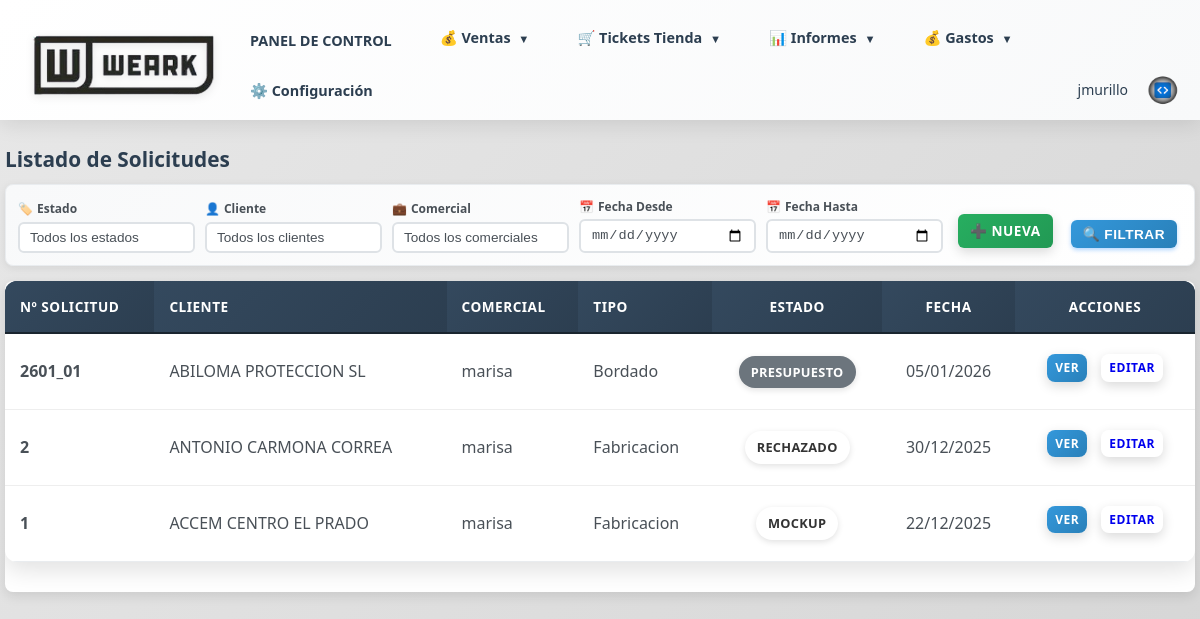
Page /solicitudes (signed in) on the earlier database version.
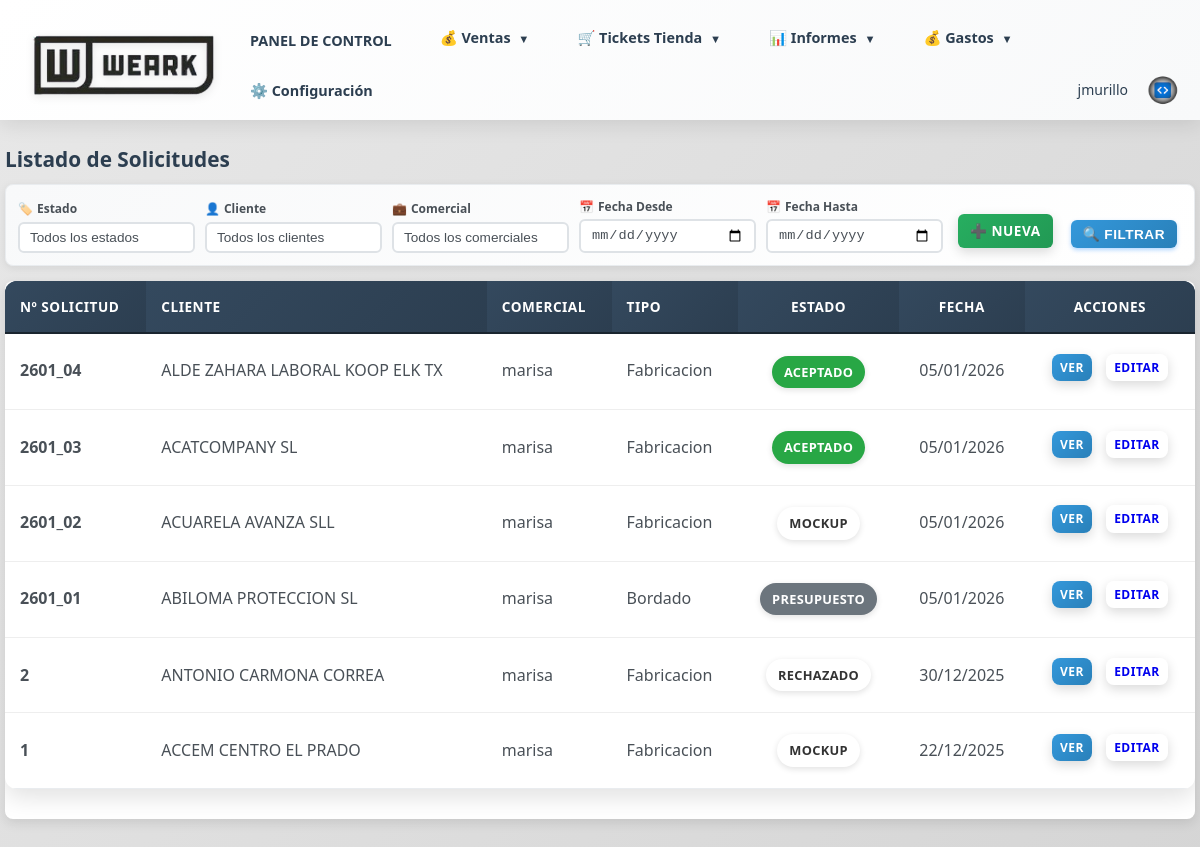
Same page on the later database version.
### models.py (models this page shows, shortened)
class Presupuesto(db.Model):
    __tablename__ = 'presupuestos'
    id = db.Column(db.Integer, primary_key=True)
    numero_solicitud = db.Column(db.String(10), unique=True, nullable=True)
    comercial_id = db.Column(db.Integer, db.ForeignKey('comerciales.id'), nullable=False)
    cliente_id = db.Column(db.Integer, db.ForeignKey('clientes.id'), nullable=False)
    tipo_pedido = db.Column(db.String(50), nullable=False)  # confeccion, bordado, serigrafia, sublimacion, varios
    estado = db.Column(db.String(50), nullable=False, default='presupuesto')  # presupuesto, rechazado, aceptado, mockup, en preparacion, revision y empaquetado, entregado al cliente
    subestado = db.Column(db.String(50), nullable=True)  # Para mockup: encargado a, REVISIÓN CLIENTE, CAMBIOS 1, CAMBIOS 2, RECHAZADO, aceptado. Para en preparacion: hacer marcada, imprimir, calandra, corte, confeccion, sublimacion, bordado
    fecha_limite_mockup = db.Column(db.Date, nullable=True)
    mockup_encargado_a_id = db.Column(db.Integer, db.ForeignKey('usuarios.id'), nullable=True)
    marcada_encargado_a_id = db.Column(db.Integer, db.ForeignKey('usuarios.id'), nullable=True)
    forma_pago = db.Column(db.Text)
    imagen_diseno = db.Column(db.String(255))
    imagen_portada = db.Column(db.String(255))  # Imagen de portada (primera página)
    imagen_adicional_1 = db.Column(db.String(255))  # Imagen adicional 1 (segunda página)
    descripcion_imagen_1 = db.Column(db.Text)  # Descripción de imagen adicional 1
    imagen_adicional_2 = db.Column(db.String(255))  # Imagen adicional 2 (segunda página)
    descripcion_imagen_2 = db.Column(db.Text)  # Descripción de imagen adicional 2
    imagen_adicional_3 = db.Column(db.String(255))  # Imagen adicional 3 (segunda página)
    descripcion_imagen_3 = db.Column(db.Text)  # Descripción de imagen adicional 3
    imagen_adicional_4 = db.Column(db.String(255))  # Imagen adicional 4 (segunda página)
    descripcion_imagen_4 = db.Column(db.Text)  # Descripción de imagen adicional 4
    imagen_adicional_5 = db.Column(db.String(255))  # Imagen adicional 5 (segunda página)
    descripcion_imagen_5 = db.Column(db.Text)  # Descripción de imagen adicional 5
    seguimiento = db.Column(db.Text)
    tipo_producto = db.Column(db.String(200), nullable=False)  # Tipo de producto
    colores_principales = db.Column(db.String(200), nullable=False)  # Colores principales
    colores_secundarios = db.Column(db.String(200), nullable=False)  # Colores secundarios
    ubicacion_logo = db.Column(db.String(200), nullable=False)  # Ubicación del logo
    referencias_web = db.Column(db.Text, nullable=False)  # Referencias web
    datos_adicionales = db.Column(db.Text, nullable=False)  # Datos/Info adicional
    fecha_presupuesto = db.Column(db.Date)  # Fecha cuando se marcó como presupuesto (usa fecha_creacion si no existe)
    fecha_aceptado = db.Column(db.Date)  # Fecha cuando se aceptó
    fecha_mockup = db.Column(db.Date)  # Fecha cuando entró en estado mockup
    fecha_en_preparacion = db.Column(db.Date)  # Fecha cuando se marcó como en preparación
    fecha_terminado = db.Column(db.Date)  # Fecha cuando se marcó como terminado
    fecha_entregado_cliente = db.Column(db.Date)  # Fecha cuando se entregó al cliente
    fecha_diseno = db.Column(db.Date)  # Deprecated
    fecha_diseno_finalizado = db.Column(db.Date)  # Deprecated
    fecha_todo_listo = db.Column(db.Date)  # Deprecated
    fecha_enviado = db.Column(db.Date)  # Deprecated
    fecha_rechazado = db.Column(db.Date)  # Deprecated
    fecha_aceptacion = db.Column(db.Date)  # Alias de fecha_aceptado para compatibilidad
    fecha_objetivo = db.Column(db.Date)  # Fecha objetivo de entrega (deprecated, usar fecha_objetivo_25 y fecha_objetivo_17)
    fecha_objetivo_25 = db.Column(db.Date)  # Fecha objetivo de 25 días hábiles desde aceptación del mockup
    fecha_objetivo_17 = db.Column(db.Date)  # Fecha objetivo de 17 días hábiles desde aceptación del mockup
    fecha_entrega_trabajo = db.Column(db.Date)
    fecha_envio_taller = db.Column(db.Date)
    fecha_entrega_bordados = db.Column(db.Date)
    fecha_entrega_cliente = db.Column(db.Date)
    fecha_pendiente_enviar = db.Column(db.Date)  # Deprecated: usar fecha_presupuesto
    fecha_envio = db.Column(db.Date)  # Deprecated: usar fecha_enviado
    fecha_respuesta = db.Column(db.Date)  # Deprecated: usar fecha_aceptado o fecha_rechazado
    fecha_creacion = db.Column(db.DateTime, default=datetime.utcnow)
    lineas = db.relationship('LineaPresupuesto', backref='presupuesto', lazy=True, cascade='all, delete-orphan')
    mockup_encargado_a = db.relationship('Usuario', foreign_keys=[mockup_encargado_a_id], backref='mockups_encargados')
    marcada_encargado_a = db.relationship('Usuario', foreign_keys=[marcada_encargado_a_id], backref='marcadas_encargadas')

class Cliente(db.Model, UserMixin):
    __tablename__ = 'clientes'
    id = db.Column(db.Integer, primary_key=True)
    nombre = db.Column(db.String(200), nullable=False)
    alias = db.Column(db.String(200))  # Alias o nombre alternativo
    nif = db.Column(db.String(20))  # NIF/CIF del cliente
    direccion = db.Column(db.Text)
    poblacion = db.Column(db.String(100))  # Población
    provincia = db.Column(db.String(100))  # Provincia
    codigo_postal = db.Column(db.String(10))  # Código Postal
    pais = db.Column(db.String(100), default='España')  # País
    telefono = db.Column(db.String(50))  # Teléfono fijo
    movil = db.Column(db.String(50))  # Teléfono móvil
    email = db.Column(db.String(100))  # Email general (mantener para compatibilidad)
    email_general = db.Column(db.String(100))  # Email general
    email_comunicaciones = db.Column(db.String(100))  # Email para avisos de estados
    categoria = db.Column(db.String(50))  # Categoría antigua (mantener para compatibilidad)
    categoria_id = db.Column(db.Integer, db.ForeignKey('categorias_cliente.id'), nullable=True)  # Nueva categoría desde tabla
    personas_contacto = db.Column(db.Text)  # Personas de contacto
    anotaciones = db.Column(db.Text)  # Anotaciones adicionales
    numero_cuenta = db.Column(db.String(29))  # Número de cuenta bancaria (24 dígitos con guiones: XXXX-XXXX-XXXX-XXXX-XXXX-XXXX)
    usuario_web = db.Column(db.String(80), unique=True, nullable=True)  # Usuario para acceso web
    password_hash = db.Column(db.String(255), nullable=True)  # Contraseña hash
    fecha_creacion = db.Column(db.DateTime, default=datetime.utcnow)
    fecha_alta = db.Column(db.Date)  # Fecha de alta del cliente
    ultimo_acceso = db.Column(db.DateTime)
    comercial_id = db.Column(db.Integer, db.ForeignKey('comerciales.id'), nullable=True)
    comercial = db.relationship('Comercial', backref='clientes_asignados', lazy=True)
    pedidos = db.relationship('Pedido', backref='cliente', lazy=True)
    presupuestos = db.relationship('Presupuesto', backref='cliente', lazy=True)
    direcciones_envio = db.relationship('DireccionEnvio', backref='cliente', lazy=True, cascade='all, delete-orphan')
    personas_contacto_list = db.relationship('PersonaContacto', backref='cliente', lazy=True, cascade='all, delete-orphan')

class Usuario(db.Model, UserMixin):
    __tablename__ = 'usuarios'
    id = db.Column(db.Integer, primary_key=True)
    usuario = db.Column(db.String(80), nullable=False, unique=True)
    password_hash = db.Column(db.String(255), nullable=False)
    correo = db.Column(db.String(100), nullable=False)
    telefono = db.Column(db.String(50))
    rol = db.Column(db.String(50), nullable=False)  # comercial, administracion, supervisor, usuario
    fecha_creacion = db.Column(db.DateTime, default=datetime.utcnow)
    ultimo_acceso = db.Column(db.DateTime)
    activo = db.Column(db.Boolean, default=True, nullable=False)
    def is_supervisor(self):
        return self.rol == 'supervisor'

### routes/solicitudes.py (the view)
@solicitudes_bp.route('/solicitudes')
@login_required
def listado_solicitudes():
    query = Presupuesto.query
    estado_filtro = request.args.get('estado', '')
    if estado_filtro:
        query = query.filter(Presupuesto.estado == estado_filtro)
    fecha_desde = request.args.get('fecha_desde', '')
    if fecha_desde:
        try:
            fecha_desde_obj = datetime.strptime(fecha_desde, '%Y-%m-%d').date()
            query = query.filter(Presupuesto.fecha_creacion >= datetime.combine(fecha_desde_obj, datetime.min.time()))
        except ValueError:
            pass
    fecha_hasta = request.args.get('fecha_hasta', '')
    if fecha_hasta:
        try:
            fecha_hasta_obj = datetime.strptime(fecha_hasta, '%Y-%m-%d').date()
            query = query.filter(Presupuesto.fecha_creacion <= datetime.combine(fecha_hasta_obj, datetime.max.time()))
        except ValueError:
            pass
    cliente_id = request.args.get('cliente_id', '')
    if cliente_id:
        try:
            query = query.filter(Presupuesto.cliente_id == int(cliente_id))
        except ValueError:
            pass
    comercial_id = request.args.get('comercial_id', '')
    if comercial_id:
        try:
            query = query.filter(Presupuesto.comercial_id == int(comercial_id))
        except ValueError:
            pass
    solicitudes = query.order_by(Presupuesto.fecha_creacion.desc()).all()
    clientes = Cliente.query.order_by(Cliente.nombre).all()
    comerciales = Comercial.query.join(Usuario).order_by(Usuario.usuario).all()
    return render_template('solicitudes/listado.html',
                         solicitudes=solicitudes,
                         estados=ESTADOS_SOLICITUD,
                         clientes=clientes,
                         comerciales=comerciales,
                         estado_filtro=estado_filtro,
                         fecha_desde=fecha_desde,
                         fecha_hasta=fecha_hasta,
                         cliente_id=cliente_id,
                         comercial_id=comercial_id)

### app.py (called while the page is built)
@login_manager.user_loader
def load_user(user_id):
    from models import Usuario, Cliente
    if user_id.startswith('cliente_'):
        cliente_id = int(user_id.replace('cliente_', ''))
        cliente = Cliente.query.get(cliente_id)
        if cliente and cliente.tiene_acceso_web():
            return cliente
        return None
    else:
        return Usuario.query.get(int(user_id))

### models.py (called while the page is built)
    @property
    def nombre(self):
        if self.usuario:
            return self.usuario.usuario
        return self._nombre or ''

### templates/solicitudes/listado.html (shortened to what the changed rows need)
{% extends "base.html" %}
{% block content %}
<h2 style="margin: 0 0 8px 0; padding-bottom: 0; font-size: 1.3rem;">Listado de Solicitudes</h2>
{% if solicitudes %}
<div class="table-container" style="background: white; border-radius: 8px; box-shadow: 0 4px 12px rgba(0,0,0,0.1); overflow: hidden; margin-bottom: 40px;">
    <table style="width: 100%; border-collapse: collapse;">
        <thead>
            <tr style="background: linear-gradient(135deg, #34495e 0%, #2c3e50 100%); border-bottom: 2px solid #1a252f;">
                <th style="padding: 15px; text-align: left; color: #ffffff; font-weight: 600;">Nº Solicitud</th>
                <th style="padding: 15px; text-align: left; color: #ffffff; font-weight: 600;">Cliente</th>
                <th style="padding: 15px; text-align: left; color: #ffffff; font-weight: 600;">Comercial</th>
                <th style="padding: 15px; text-align: left; color: #ffffff; font-weight: 600;">Tipo</th>
                <th style="padding: 15px; text-align: center; color: #ffffff; font-weight: 600;">Estado</th>
                <th style="padding: 15px; text-align: center; color: #ffffff; font-weight: 600;">Fecha</th>
                <th style="padding: 15px; text-align: center; color: #ffffff; font-weight: 600;">Acciones</th>
            </tr>
        </thead>
        <tbody>
            {% for solicitud in solicitudes %}
            <tr style="border-bottom: 1px solid #e9ecef; transition: background 0.2s;" onmouseover="this.style.background='#f8f9fa'" onmouseout="this.style.background='white'">
                <td style="padding: 15px; color: #495057; font-weight: 600;">{{ solicitud.numero_solicitud or solicitud.id }}</td>
                <td style="padding: 15px; color: #495057;">{{ solicitud.cliente.nombre if solicitud.cliente else 'N/A' }}</td>
                <td style="padding: 15px; color: #495057;">{{ solicitud.comercial.nombre if solicitud.comercial else 'N/A' }}</td>
                <td style="padding: 15px; color: #495057;">{{ solicitud.tipo_pedido|title }}</td>
                <td style="padding: 15px; text-align: center;">
                    <span class="badge badge-estado-{{ solicitud.estado|lower|replace(' ', '-') }}" style="padding: 6px 12px; border-radius: 20px; font-size: 0.8rem; font-weight: 600; display: inline-block;">
                        {{ solicitud.estado|title }}
                    </span>
                </td>
                <td style="padding: 15px; text-align: center; color: #495057;">{{ solicitud.fecha_creacion.strftime('%d/%m/%Y') if solicitud.fecha_creacion else 'N/A' }}</td>
                <td style="padding: 15px; text-align: center;">
                    <a href="{{ url_for('solicitudes.ver_solicitud', solicitud_id=solicitud.id) }}" class="btn btn-sm btn-primary" style="padding: 4px 8px; font-size: 0.75rem; margin-right: 5px;">Ver</a>
                    <a href="{{ url_for('solicitudes.editar_solicitud', solicitud_id=solicitud.id) }}" class="btn btn-sm btn-secondary" style="padding: 4px 8px; font-size: 0.75rem;">Editar</a>
                </td>
            </tr>
            {% endfor %}
        </tbody>
    </table>
</div>
{% else %}
<div style="text-align: center; padding: 40px; background: white; border-radius: 8px; box-shadow: 0 4px 12px rgba(0,0,0,0.1);">
    <p style="color: #6c757d; font-size: 1.1rem;">No se encontraron solicitudes con los filtros aplicados.</p>
</div>
{% endif %}
{% endblock %}

Differences in the rows shown:
added Presupuesto: numero_solicitud "2601_04", cliente "ALDE ZAHARA LABORAL KOOP ELK TX", comercial "marisa", tipo_pedido "Fabricacion", estado "ACEPTADO", fecha_creacion "05/01/2026"
added Presupuesto: numero_solicitud "2601_03", cliente "ACATCOMPANY SL", comercial "marisa", tipo_pedido "Fabricacion", estado "ACEPTADO", fecha_creacion "05/01/2026"
added Presupuesto: numero_solicitud "2601_02", cliente "ACUARELA AVANZA SLL", comercial "marisa", tipo_pedido "Fabricacion", estado "MOCKUP", fecha_creacion "05/01/2026"
